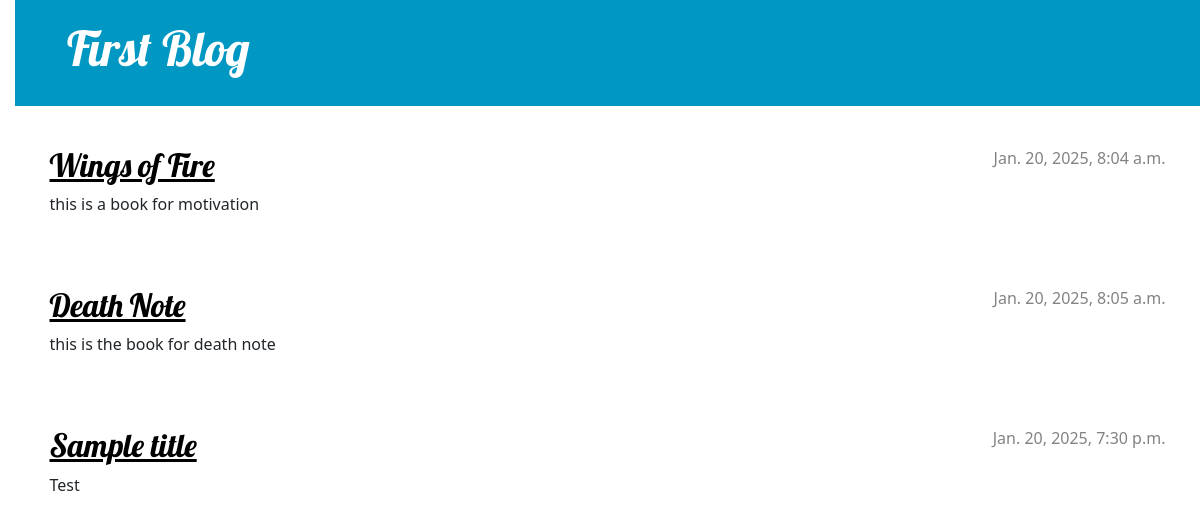
The page / on the database its author committed.
### blog/models.py (models this page shows, shortened)
class Post(models.Model):
    author = models.ForeignKey(settings.AUTH_USER_MODEL, on_delete=models.CASCADE)
    title = models.CharField(max_length=200)
    text = models.TextField()
    created_date = models.DateTimeField(default=timezone.now)
    published_date = models.DateTimeField(blank=True, null=True)

### blog/views.py (the view)
# urls.py: path('', views.post_list, name='post_list'),
def post_list(request):
    posts = Post.objects.filter(published_date__lte=timezone.now()).order_by('published_date')
    return render(request, 'blog/post_list.html', {'posts': posts})

### blog/templates/blog/post_list.html (shortened to what this page needs)
{% load static %}
<!DOCTYPE html>
<html>
    <head>
        <link rel="stylesheet" href="https://cdn.jsdelivr.net/npm/bootstrap@5.3.3/dist/css/bootstrap.min.css">
        <link rel="stylesheet" href="{% static 'css/blog.css' %}">
    </head>
    <body>
        <header class="page-header">
            <div class="container">
                <h1><a href="/">First Blog</a></h1>
            </div>
        </header>
        <main class="container">
            <div class="row">
                <div class="col">
                    {% for post in posts %}
                        <article class="post">
                            <time class="date">
                                {{ post.published_date }}
                            </time>
                            <h2><a href="">{{ post.title }}</a></h2>
                            <p>{{ post.text|linebreaksbr }}</p>
                        </article>
                    {% endfor %}
                </div>
            </div>
        </main>
    </body>
</html>

### blog/static/css/blog.css (style rules this page uses)
h1 a, h2 a { color: #0098c2; font-family: 'Lobster'; }
body { padding-left: 15px; }
.page-header { background-color: #0098c2; margin-top: 0; margin-bottom: 40px; padding: 20px 20px 20px 40px; }
.page-header h1, .page-header h1 a, .page-header h1 a:visited, .page-header h1 a:active { color: #ffffff; font-size: 36pt; text-decoration: none; }
h1, h2, h3, h4 { font-family: 'Lobster', cursive; }
.date { color: #828282; }
.post { margin-bottom: 70px; }
.post h2 a, .post h2 a:visited { color: #000000; }
.post > .date, .post > .actions { float: right; }

### rows shown on the page
Post: published_date "Jan. 20, 2025, 8:04 a.m.", title "Wings of Fire", text "this is a book for motivation"
Post: published_date "Jan. 20, 2025, 8:05 a.m.", title "Death Note", text "this is the book for death note"
Post: published_date "Jan. 20, 2025, 7:30 p.m.", title "Sample title", text "Test"
